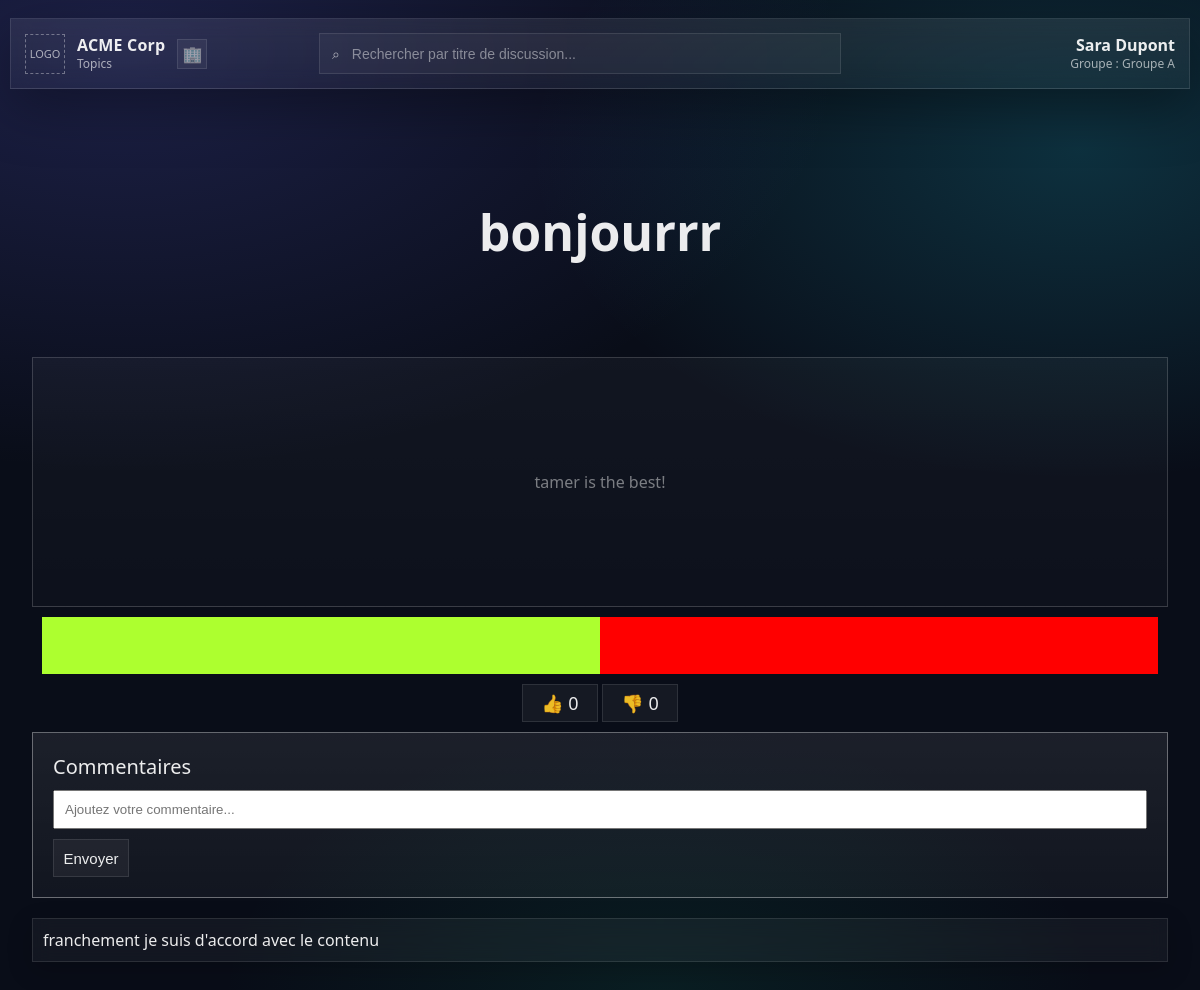
Before: /main/4 with the older database file.
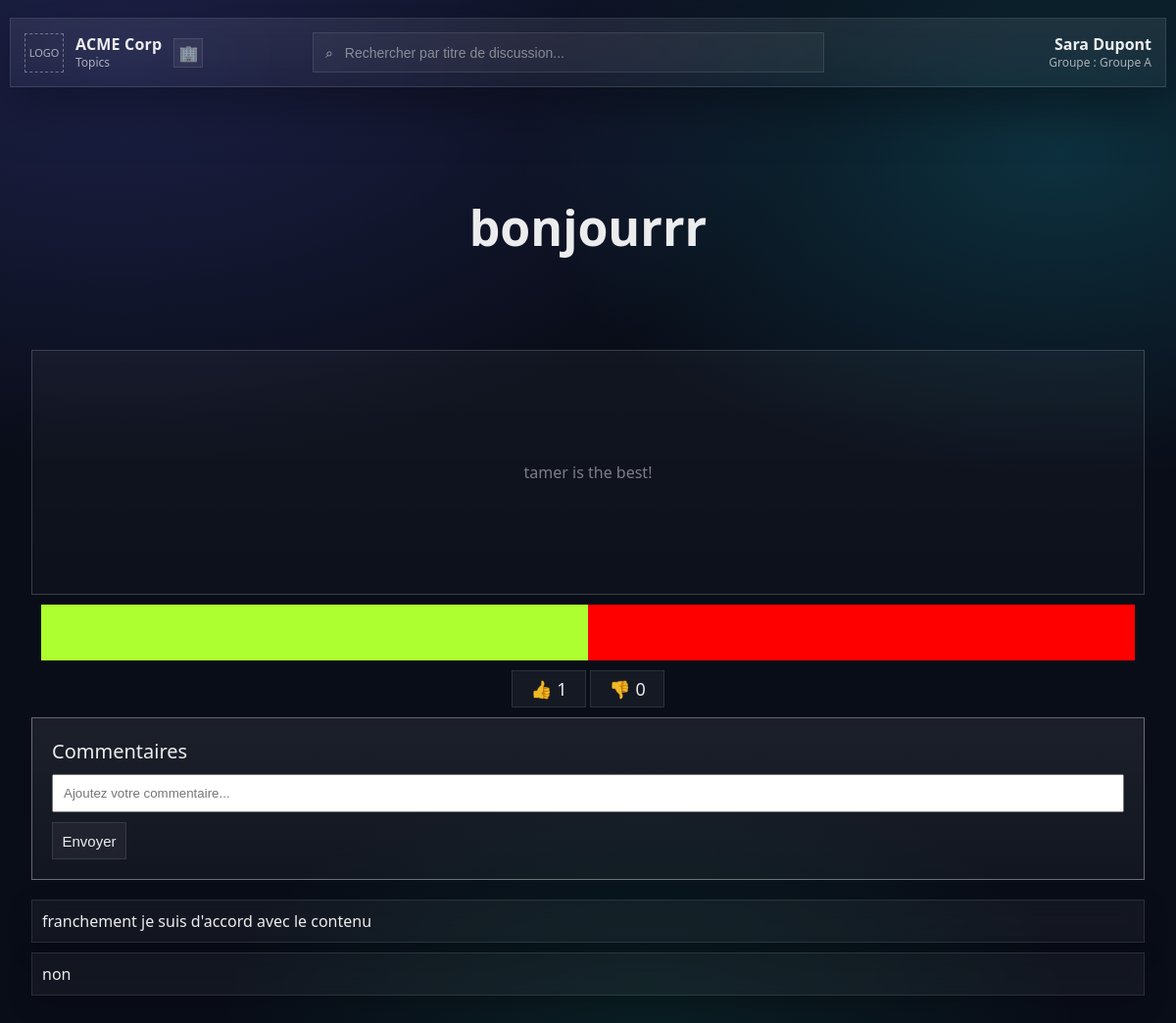
After: the same page with the newer database file.
### tables this page shows
CREATE TABLE Discussions(
                id_discussion INTEGER NOT NULL PRIMARY KEY AUTOINCREMENT,
                id_c INTEGER NOT NULL,
                title TEXT NOT NULL,
                content TEXT NOT NULL,
                FOREIGN KEY(id_c) REFERENCES Client(id_client)
                );

CREATE TABLE Comments(
                id_comment INTEGER PRIMARY KEY AUTOINCREMENT,
                id_c INTEGER NOT NULL,
                id_d INTEGER NOT NULL,
                content TEXT NOT NULL,
                FOREIGN KEY(id_c) REFERENCES Client(id_client),
                FOREIGN KEY(id_d) REFERENCES Client(id_discussion)
                );

### app.py (the view)
@app.route("/main/<int:discussion_id>", methods=["GET", "POST"])
def main(discussion_id):
    id_client, title, content = select_discussion_by_id(discussion_id)
    comments = []
    for comment in select_comments(discussion_id):
        comments.append(comment[3])
    likes, dislikes = get_discussion_likes(discussion_id)
    return render_template("main.html", discussion_id=discussion_id, comments=comments, id_client=id_client, title=title, content=content, likes=likes, dislikes=dislikes)

### bdd.py (called while the page is built)
def get_db():
    if "db" not in g:
        g.db = sqlite3.connect(db_file)
        g.db.row_factory = sqlite3.Row
    return g.db

def select_comments(discussion_id):
    data = get_db()
    sql = data.cursor()
    command = """SELECT * FROM Comments WHERE id_d= ?;
            """
    sql.execute(command, [discussion_id])
    result = sql.fetchall()
    return result

def select_discussion_by_id(id_discussion):
    data = get_db()
    sql = data.cursor()
    command = """SELECT id_c, title, content FROM Discussions WHERE id_discussion= ?;
            """
    sql.execute(command, [id_discussion])
    result = sql.fetchone()
    return result

def get_discussion_likes(id_discussion):
    data = get_db()
    sql = data.cursor()
    command = """SELECT like FROM Likes WHERE id_target=? AND target =?;
            """
    sql.execute(command, [id_discussion, "discussion"])
    result = sql.fetchall()
    likes = 0
    dislikes = 0
    for res in result:
        print(res[0])
        if res[0] == 1:
            likes += 1
        else:
            dislikes += 1
    return (likes, dislikes)

### templates/main.html (shortened to what this page needs)
<!DOCTYPE html>
<html lang="en">
<head>
    <link rel="stylesheet" href="{{ url_for('static', filename='main.css') }}"/>
</head>
<body>
  <header class="topbar">
    <div class="topbar-left">
      <div id="logo-slot" class="logo-slot" aria-label="Emplacement logo">LOGO</div>
      <div class="company">
        <div id="companyName" class="company-name">NomEntreprise</div>
        <div class="company-sub">Topics</div>
      </div>
      <div class="company-mark" aria-hidden="true">🏢</div>
    </div>
    <div class="topbar-center">
      <div class="search">
        <span class="search-icon" aria-hidden="true">⌕</span>
        <input
          id="searchInput"
          type="search"
          placeholder="Rechercher par titre de discussion..."
          aria-label="Rechercher"
        />
      </div>
    </div>
    <div class="topbar-right">
      <div class="user">
        <div id="userFullName" class="user-name">Prénom Nom</div>
        <div id="userGroup" class="user-group">Groupe : ...</div>
      </div>
    </div>
  </header>
  <main>
    <section class="information-section">
      <div class="topic-title-container">
        <span class="topic-title">
         {{title}}
        </span>
      </div>
      <div class="description-container">
        <div class="description">
            {{content}}
        </div>
      </div>
    </section>
    <section class="interactive-section">
      <div class="voting-results">
        <div class="voting-bar-results">
          <div class="bar-for"></div>
          <div class="bar-against"></div>
        </div>
        <div class="btn-area">
          <a class="icon-btn" href="{{ url_for('like_discussion', discussion_id=discussion_id , action='like') }}">👍 {{likes}}</a>
          <a class="icon-btn" href="{{ url_for('like_discussion', discussion_id=discussion_id , action='unlike') }}">👎 {{dislikes}}</a>
        </div>
      </div>
      <div class="comments">
        <div class="commentInput">
          <form class="commentForm" method="post" action='{{url_for("commentaire", discussion_id=discussion_id)}}'>
            <label for="comment_input"> Commentaires </label>
            <input type="text" class="form-control" name="commentaire" placeholder="Ajoutez votre commentaire..." id="comment_input">
            <input class="icon-btn submit-button" type="submit" value="Envoyer">
          </form>
        </div>
        {% for  comment in comments %}
        <div class="commentTextList">
          <div class="commentText">
            {{ comment }}
          </div>
          {% endfor %}
        </div>
      </div>
    </section>
  </main>
</body>
</html>

Changed rows visible on the page:
added Comments: content "non"
Other visible differences:
{{ likes }}: "0" → "1"
